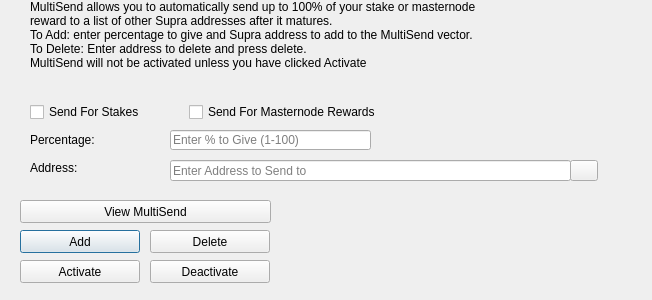
<?xml version="1.0" encoding="UTF-8"?>
<ui version="4.0">
 <class>MultiSendDialog</class>
 <widget class="QDialog" name="MultiSendDialog">
  <property name="windowModality">
   <enum>Qt::NonModal</enum>
  </property>
  <property name="geometry">
   <rect>
    <x>0</x>
    <y>0</y>
    <width>652</width>
    <height>300</height>
   </rect>
  </property>
  <property name="windowTitle">
   <string>MultiSend</string>
  </property>
  <widget class="QLineEdit" name="multiSendPercentEdit">
   <property name="geometry">
    <rect>
     <x>170</x>
     <y>130</y>
     <width>201</width>
     <height>20</height>
    </rect>
   </property>
   <property name="toolTip">
    <string>Enter whole numbers 1 - 100</string>
   </property>
   <property name="placeholderText">
    <string>Enter % to Give (1-100)</string>
   </property>
  </widget>
  <widget class="QLineEdit" name="multiSendAddressEdit">
   <property name="geometry">
    <rect>
     <x>170</x>
     <y>160</y>
     <width>401</width>
     <height>21</height>
    </rect>
   </property>
   <property name="toolTip">
    <string/>
   </property>
   <property name="placeholderText">
    <string>Enter Address to Send to</string>
   </property>
  </widget>
  <widget class="QLabel" name="label_2">
   <property name="geometry">
    <rect>
     <x>30</x>
     <y>0</y>
     <width>451</width>
     <height>121</height>
    </rect>
   </property>
   <property name="lineWidth">
    <number>1</number>
   </property>
   <property name="text">
    <string>MultiSend allows you to automatically send up to 100% of your stake or masternode reward to a list of other Supra addresses after it matures.
To Add: enter percentage to give and Supra address to add to the MultiSend vector.
To Delete: Enter address to delete and press delete.
MultiSend will not be activated unless you have clicked Activate</string>
   </property>
   <property name="alignment">
    <set>Qt::AlignLeading|Qt::AlignLeft|Qt::AlignTop</set>
   </property>
   <property name="wordWrap">
    <bool>true</bool>
   </property>
  </widget>
  <widget class="QLabel" name="message">
   <property name="geometry">
    <rect>
     <x>290</x>
     <y>200</y>
     <width>351</width>
     <height>91</height>
    </rect>
   </property>
   <property name="text">
    <string/>
   </property>
  </widget>
  <widget class="QPushButton" name="addButton">
   <property name="geometry">
    <rect>
     <x>20</x>
     <y>230</y>
     <width>120</width>
     <height>23</height>
    </rect>
   </property>
   <property name="toolTip">
    <string/>
   </property>
   <property name="statusTip">
    <string>Add to MultiSend Vector</string>
   </property>
   <property name="text">
    <string>Add</string>
   </property>
  </widget>
  <widget class="QPushButton" name="disableButton">
   <property name="geometry">
    <rect>
     <x>150</x>
     <y>260</y>
     <width>120</width>
     <height>23</height>
    </rect>
   </property>
   <property name="statusTip">
    <string>Deactivate MultiSend</string>
   </property>
   <property name="text">
    <string>Deactivate</string>
   </property>
  </widget>
  <widget class="QPushButton" name="addressBookButton">
   <property name="geometry">
    <rect>
     <x>570</x>
     <y>160</y>
     <width>28</width>
     <height>21</height>
    </rect>
   </property>
   <property name="toolTip">
    <string>Choose an address from the address book</string>
   </property>
   <property name="text">
    <string/>
   </property>
   <property name="icon">
    <iconset resource="../supra.qrc">
     <normaloff>:/icons/address-book</normaloff>:/icons/address-book</iconset>
   </property>
   <property name="shortcut">
    <string>Alt+A</string>
   </property>
   <property name="autoDefault">
    <bool>false</bool>
   </property>
  </widget>
  <widget class="QLabel" name="label">
   <property name="geometry">
    <rect>
     <x>30</x>
     <y>130</y>
     <width>121</width>
     <height>20</height>
    </rect>
   </property>
   <property name="toolTip">
    <string>Percentage of stake to send</string>
   </property>
   <property name="text">
    <string>Percentage:</string>
   </property>
  </widget>
  <widget class="QLabel" name="label_5">
   <property name="geometry">
    <rect>
     <x>30</x>
     <y>160</y>
     <width>111</width>
     <height>16</height>
    </rect>
   </property>
   <property name="toolTip">
    <string>Address to send portion of stake to</string>
   </property>
   <property name="text">
    <string>Address:</string>
   </property>
  </widget>
  <widget class="QPushButton" name="deleteButton">
   <property name="geometry">
    <rect>
     <x>150</x>
     <y>230</y>
     <width>120</width>
     <height>23</height>
    </rect>
   </property>
   <property name="toolTip">
    <string/>
   </property>
   <property name="statusTip">
    <string>Delete Address From MultiSend Vector</string>
   </property>
   <property name="text">
    <string>Delete</string>
   </property>
  </widget>
  <widget class="QPushButton" name="activateButton">
   <property name="geometry">
    <rect>
     <x>20</x>
     <y>260</y>
     <width>120</width>
     <height>23</height>
    </rect>
   </property>
   <property name="statusTip">
    <string>Activate MultiSend</string>
   </property>
   <property name="text">
    <string>Activate</string>
   </property>
  </widget>
  <widget class="QPushButton" name="viewButton">
   <property name="geometry">
    <rect>
     <x>20</x>
     <y>200</y>
     <width>251</width>
     <height>23</height>
    </rect>
   </property>
   <property name="toolTip">
    <string/>
   </property>
   <property name="statusTip">
    <string>View MultiSend Vector</string>
   </property>
   <property name="text">
    <string>View MultiSend</string>
   </property>
  </widget>
  <widget class="QWidget" name="horizontalLayoutWidget">
   <property name="geometry">
    <rect>
     <x>30</x>
     <y>100</y>
     <width>351</width>
     <height>24</height>
    </rect>
   </property>
   <layout class="QHBoxLayout" name="horizontalLayout">
    <item>
     <widget class="QCheckBox" name="multiSendStakeCheckBox">
      <property name="text">
       <string>Send For Stakes</string>
      </property>
     </widget>
    </item>
    <item>
     <widget class="QCheckBox" name="multiSendMasternodeCheckBox">
      <property name="text">
       <string>Send For Masternode Rewards</string>
      </property>
     </widget>
    </item>
   </layout>
  </widget>
 </widget>
 <resources>
  <include location="../supra.qrc"/>
 </resources>
 <connections/>
</ui>
